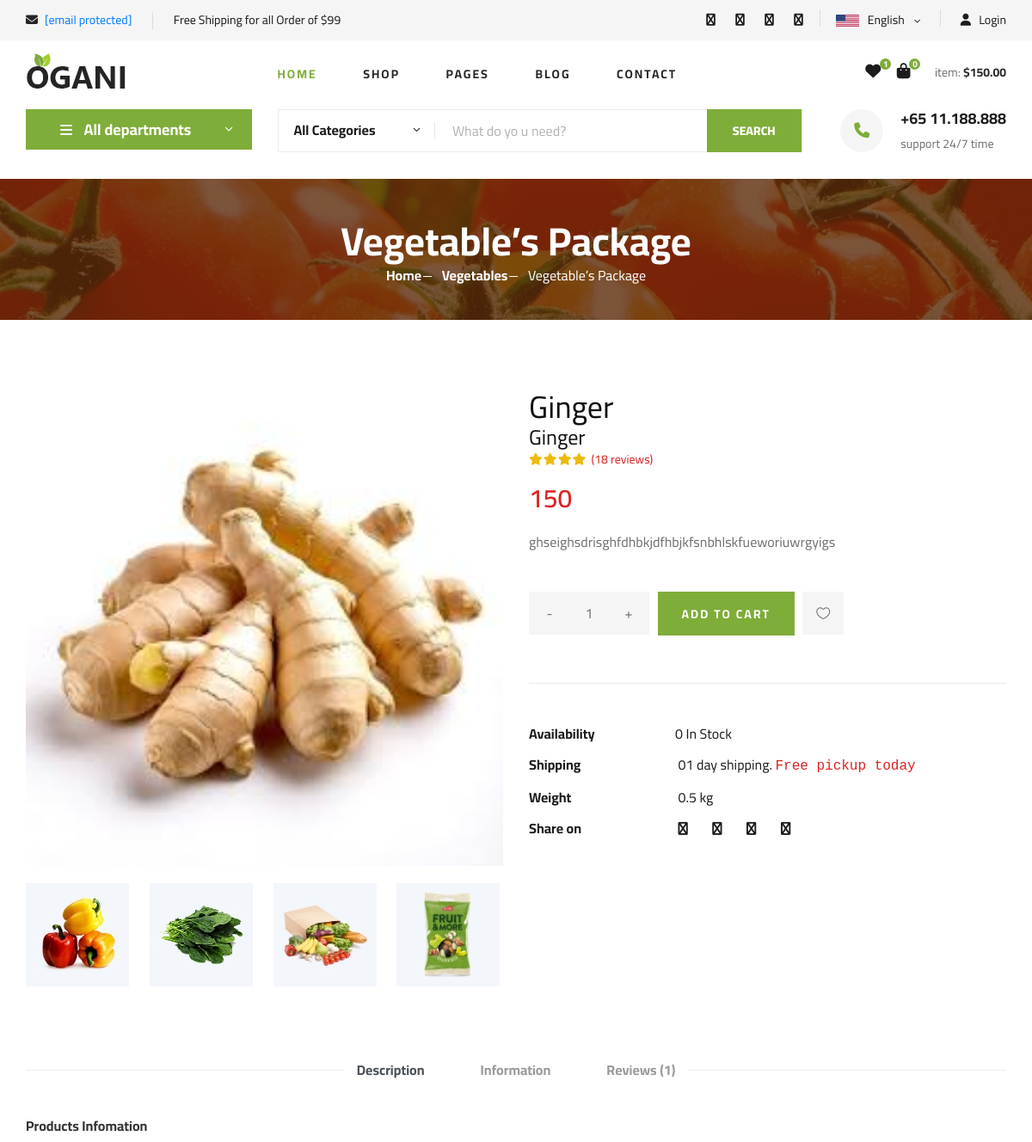
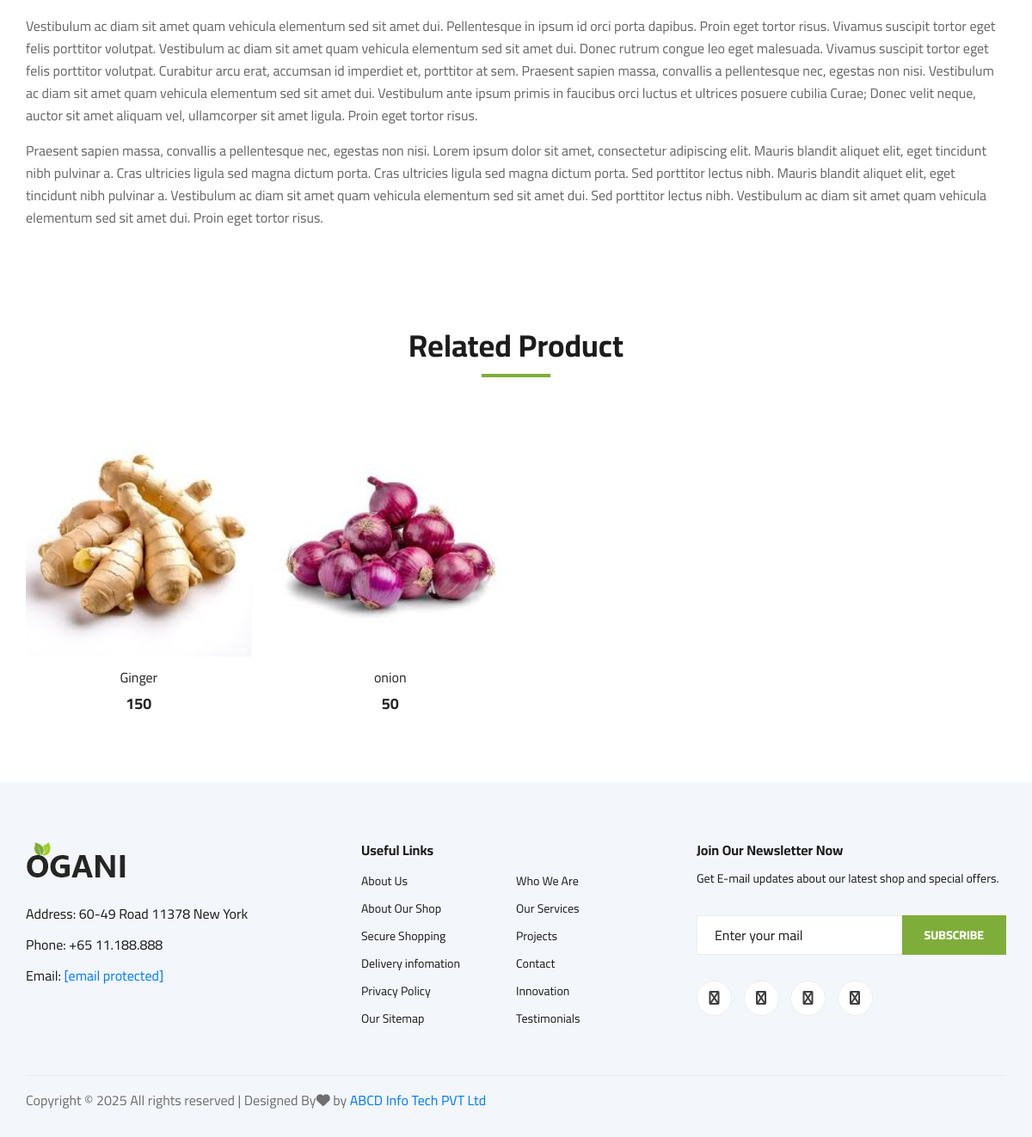
The app's page /products/1 (signed in) with its own data (2 pictures, top to bottom).
### grocery/models.py (models this page shows, shortened)
class Product(models.Model):
        title = models.CharField(max_length=255, null=True)
        name = models.CharField(max_length=100)
        category = models.ForeignKey(Category, on_delete= models.CASCADE)
        mrp = models.CharField(max_length=100)
        discount = models.IntegerField()
        stock = models.CharField(max_length=255)
        code = models.CharField(max_length=255)
        images = models.ImageField(upload_to='Products')
        description = models.TextField()
        brand = models.ForeignKey(Brand, on_delete= models.CASCADE)
        choice = (
            ('Active','Active'),
            ('Disable', 'Disable')
        )
        trending_choice=(('Y', 'Yes'),('N', "No"))
        trending= models.CharField(max_length=100, choices=trending_choice, null=True)
        status = models.CharField(max_length=100, choices=choice, null=True)

### grocery/views.py (the view)
# urls.py: path('products/<int:id>', views.productDetails),
def productDetails(request, id):
    allcategory = Category.objects.filter(status='Active')
    product= Product.objects.get(id=id)
    category= product.category
    related= Product.objects.filter(category=category, status="Active")
    counter= Cart.objects.filter(user=request.user).values().count()
    return render(request, 'product-details.html', {'category': allcategory, 'product': product, 'related': related, 'counter': counter})

### grocery/templates/product-details.html (shortened to what this page needs)
{% extends 'header.html' %}
{% load static %}
{% block 'content' %}
    <section class="hero hero-normal">
        <div class="container">
            <div class="row">
                <div class="col-lg-3">
                    <div class="hero__categories">
                        <div class="hero__categories__all">
                            <i class="fa fa-bars"></i>
                            <span>All departments</span>
                        </div>
                    </div>
                </div>
                <div class="col-lg-9">
                    <div class="hero__search">
                        <div class="hero__search__form">
                            <form action="#">
                                <div class="hero__search__categories">
                                    All Categories
                                    <span class="arrow_carrot-down"></span>
                                </div>
                                <input type="text" placeholder="What do yo u need?">
                                <button type="submit" class="site-btn">SEARCH</button>
                            </form>
                        </div>
                        <div class="hero__search__phone">
                            <div class="hero__search__phone__icon">
                                <i class="fa fa-phone"></i>
                            </div>
                            <div class="hero__search__phone__text">
                                <h5>+65 11.188.888</h5>
                                <span>support 24/7 time</span>
                            </div>
                        </div>
                    </div>
                </div>
            </div>
        </div>
    </section>
    <section class="breadcrumb-section set-bg" data-setbg="img/breadcrumb.jpg">
        <div class="container">
            <div class="row">
                <div class="col-lg-12 text-center">
                    <div class="breadcrumb__text">
                        <h2>Vegetable’s Package</h2>
                        <div class="breadcrumb__option">
                            <a href="index-2.html">Home</a>
                            <a href="index-2.html">Vegetables</a>
                            <span>Vegetable’s Package</span>
                        </div>
                    </div>
                </div>
            </div>
        </div>
    </section>
    <section class="product-details spad">
        <div class="container">
            <div class="row">
                <div class="col-lg-6 col-md-6">
                    <div class="product__details__pic">
                        <div class="product__details__pic__item">
                            <img class="product__details__pic__item--large"
                                src="{{product.images.url}}" alt="">
                        </div>
                        <div class="product__details__pic__slider owl-carousel">
                            <img data-imgbigurl="{% static 'img/product/details/product-details-2.jpg' %}"
                                src="{% static 'img/product/details/thumb-1.jpg' %}" alt="">
                            <img data-imgbigurl="{% static 'img/product/details/thumb-2.jpg' %}"
                                src="{% static 'img/product/details/thumb-2.jpg' %}" alt="">
                            <img data-imgbigurl="{% static 'img/product/details/thumb-3.jpg' %}"
                                src="{% static 'img/product/details/thumb-3.jpg' %}" alt="">
                            <img data-imgbigurl="{% static 'img/product/details/thumb-4.jpg' %}"
                                src="{% static 'img/product/details/thumb-4.jpg' %}" alt="">
                        </div>
                    </div>
                </div>
                <div class="col-lg-6 col-md-6">
                    <div class="product__details__text">
                        <h2>{{product.title}}</h2>
                        <h4>{{product.name}}</h4>
                        <div class="product__details__rating">
                            <i class="fa fa-star"></i>
                            <i class="fa fa-star"></i>
                            <i class="fa fa-star"></i>
                            <i class="fa fa-star"></i>
                            <span>(18 reviews)</span>
                        </div>
                        <div class="product__details__price">{{product.mrp}}</div>
                        <p>{{product.description}}</p>
                        <div class="product__details__quantity">
                            <div class="quantity">
                                <div class="pro-qty">
                                    <input type="text" id="qty" value="1">
                                </div>
                            </div>
                        </div>
                        <a href="#" id="btncart" class="primary-btn">ADD TO CART</a>
                        <a href="#" class="heart-icon"><span class="icon_heart_alt"></span></a>
                        <ul>
                            <li><b>Availability</b><span>{{product.stock}}</span> <span>In Stock</span></li>
                            <li><b>Shipping</b> <span>01 day shipping. <samp>Free pickup today</samp></span></li>
                            <li><b>Weight</b> <span>0.5 kg</span></li>
                            <li><b>Share on</b>
                                <div class="share">
                                    <a href="#"><i class="fa fa-facebook"></i></a>
                                    <a href="#"><i class="fa fa-twitter"></i></a>
                                    <a href="#"><i class="fa fa-instagram"></i></a>
                                    <a href="#"><i class="fa fa-pinterest"></i></a>
                                </div>
                            </li>
                        </ul>
                    </div>
                </div>
                <div class="col-lg-12">
                    <div class="product__details__tab">
                        <ul class="nav nav-tabs" role="tablist">
                            <li class="nav-item">
                                <a class="nav-link active" data-toggle="tab" href="#tabs-1" role="tab"
                                    aria-selected="true">Description</a>
                            </li>
                            <li class="nav-item">
                                <a class="nav-link" data-toggle="tab" href="#tabs-2" role="tab"
                                    aria-selected="false">Information</a>
                            </li>
                            <li class="nav-item">
                                <a class="nav-link" data-toggle="tab" href="#tabs-3" role="tab"
                                    aria-selected="false">Reviews <span>(1)</span></a>
                            </li>
                        </ul>
                        <div class="tab-content">
                            <div class="tab-pane active" id="tabs-1" role="tabpanel">
                                <div class="product__details__tab__desc">
                                    <h6>Products Infomation</h6>
                                    <p>Vestibulum ac diam sit amet quam vehicula elementum sed sit amet dui.
                                        Pellentesque in ipsum id orci porta dapibus. Proin eget tortor risus. Vivamus
                                        suscipit tortor eget felis porttitor volutpat. Vestibulum ac diam sit amet quam
                                        vehicula elementum sed sit amet dui. Donec rutrum congue leo eget malesuada.
                                        Vivamus suscipit tortor eget felis porttitor volutpat. Curabitur arcu erat,
                                        accumsan id imperdiet et, porttitor at sem. Praesent sapien massa, convallis a
                                        pellentesque nec, egestas non nisi. Vestibulum ac diam sit amet quam vehicula
                                        elementum sed sit amet dui. Vestibulum ante ipsum primis in faucibus orci luctus
                                        et ultrices posuere cubilia Curae; Donec velit neque, auctor sit amet aliquam
                                        vel, ullamcorper sit amet ligula. Proin eget tortor risus.</p>
                                        <p>Praesent sapien massa, convallis a pellentesque nec, egestas non nisi. Lorem
                                        ipsum dolor sit amet, consectetur adipiscing elit. Mauris blandit aliquet
                                        elit, eget tincidunt nibh pulvinar a. Cras ultricies ligula sed magna dictum
                                        porta. Cras ultricies ligula sed magna dictum porta. Sed porttitor lectus
                                        nibh. Mauris blandit aliquet elit, eget tincidunt nibh pulvinar a.
                                        Vestibulum ac diam sit amet quam vehicula elementum sed sit amet dui. Sed
                                        porttitor lectus nibh. Vestibulum ac diam sit amet quam vehicula elementum
                                        sed sit amet dui. Proin eget tortor risus.</p>
                                </div>
                            </div>
                        </div>
                    </div>
                </div>
            </div>
        </div>
    </section>
    <section class="related-product">
        <div class="container">
            <div class="row">
                <div class="col-lg-12">
                    <div class="section-title related__product__title">
                        <h2>Related Product</h2>
                    </div>
                </div>
            </div>
            <div class="row">
                {% for r in related %}
                <div class="col-lg-3 col-md-4 col-sm-6">
                    <div class="product__item">
                        <div class="product__item__pic set-bg" data-setbg="{{r.images.url}}">
                        </div>
                        <div class="product__item__text">
                            <h6><a href="#">{{r.name}}</a></h6>
                            <h5>{{r.mrp}}</h5>
                        </div>
                    </div>
                </div>
                {% endfor %}
            </div>
        </div>
    </section>
</body>
</html>
{% endblock %}

### records on screen
Product: images (picture), title "Ginger", name "Ginger", mrp "150", description "ghseighsdrisghfdhbkjdfhbjkfsnbhlskfueworiuwrgyigs", stock "0", shows a picture
Product: shows a picture, name "onion", mrp "50"

### other values on screen
{{ counter }} "0"
